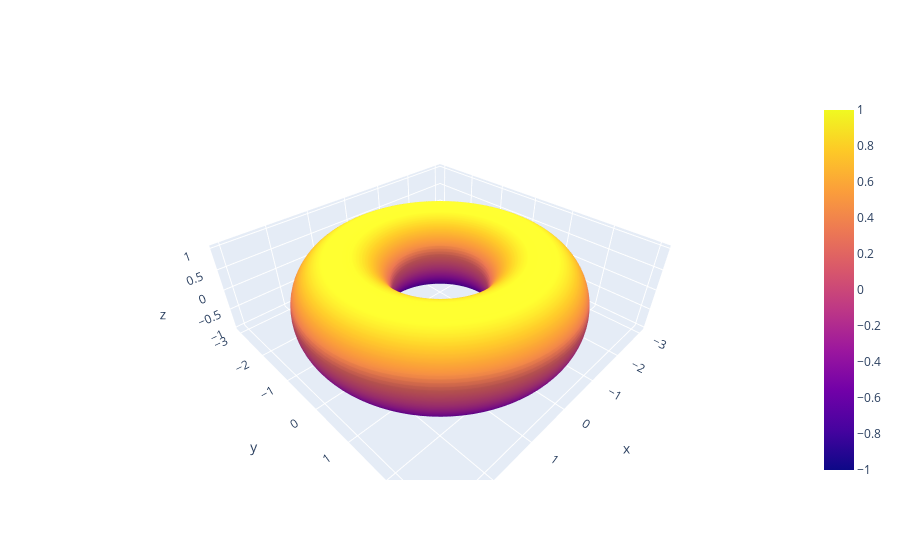

Write notebook code for a chart like this one.
### Markdown cell above
$$f(u,v)=((2+\cos u)\cos v,(2+\cos u)\sin v,\sin u)

### Code cell
fig=go.Figure()
u=np.linspace(-np.pi,np.pi,100)
v=u
u,v=np.meshgrid(u,v)
x=(2+np.cos(u))*np.cos(v)
y=(2+np.cos(u))*np.sin(v)
z=np.sin(u)

fig.add_trace(go.Surface(x=x,y=y,z=z))

### Figure 1 — Plotly figure (JSON) as saved in the notebook; plotly's stock layout.template omitted (floating-point values rounded to 4 significant figures; data arrays with more than 128 entries replaced by an {"elided": "..."} marker saying what was removed)
{"data": [{"type": "surface", "x": {"elided": "100x100 float values"}, "y": {"elided": "100x100 float values"}, "z": {"elided": "100x100 float values"}}], "layout": {}}
